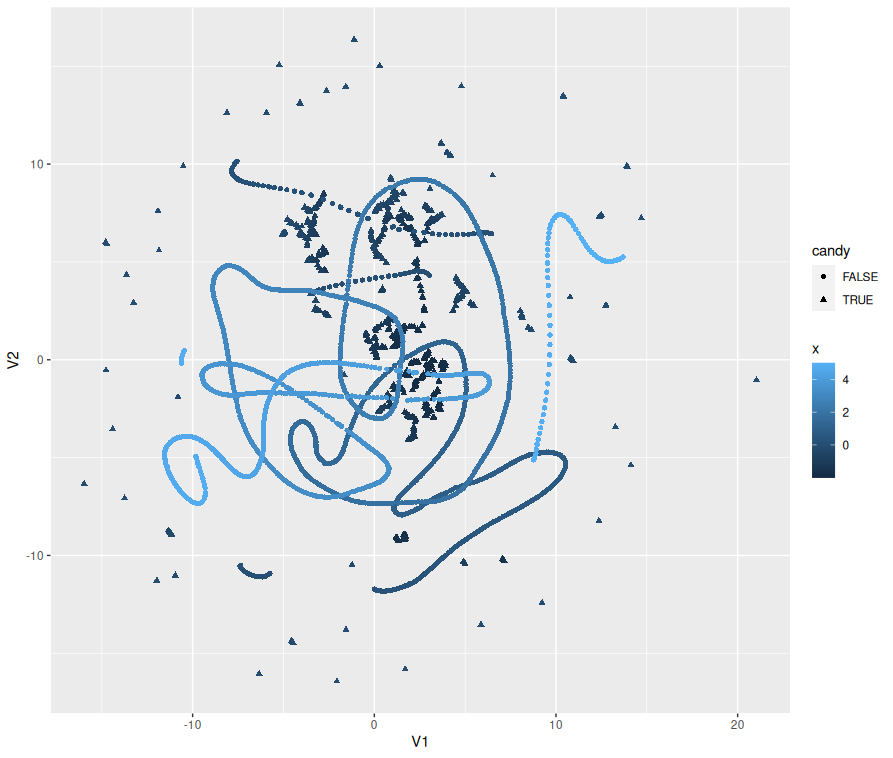

Reproduce this figure in R.
# Just for fun, let's umap the lollipop

library(tidyverse)
library(umap)
dat <- read_csv('lollipop_example.csv')
lolli.umap <- umap(dat[,1:3])
lolli.umap$layout |> 
  as_tibble() |> 
  bind_cols(dat) |> 
  mutate(candy = x < 0) |> 
  ggplot(aes(x=V1,y=V2,color=x, shape=candy)) + 
  geom_point()
